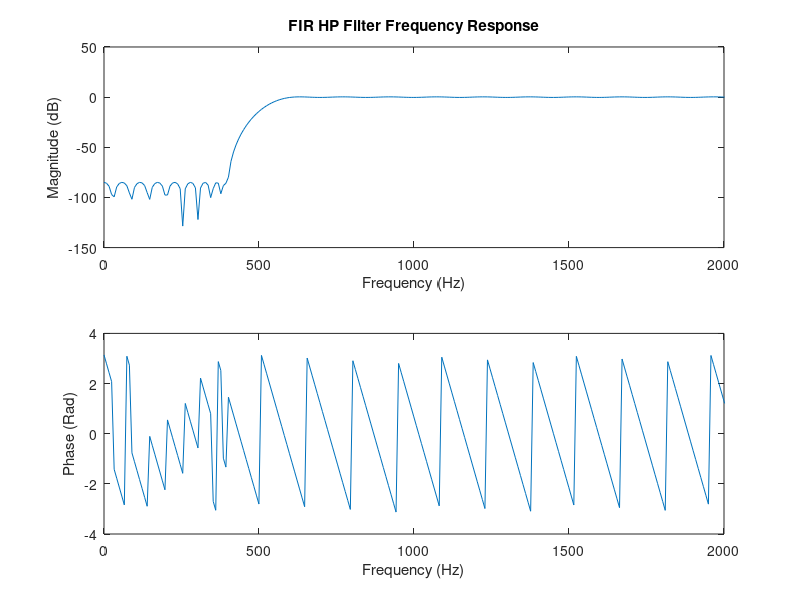

Write MATLAB code to recreate this figure. (Note: this script raises an error after producing the figure.)
%filter out narrow band interference

%Clear any open plot windows
close all;

load handel;
%y(length(y)) = [];
fs = 8192; %Audio sampling frequency
num_samples = length(y);

%Generate tone at 200Hz and add it to handel to create yc
a0 = 1; %Magnitude
fi = 200; %Frequency (Hz)
w0 = 2*pi/fs*fi; %Frequency in rad/s
yc = y + a0*sin(w0*(1:length(y))'); %New and corrupted siganal

if(0)
%Plot the corrupted signal
figure();
freq_arr = fft_freq_axis(abs(fft(yc))).*fs/(2*pi);
plot(freq_arr, 20.*log10(fft_shift(abs(fft(yc)))));
title("FFT of 'handel' after adding a 200Hz interference signal");
xlabel("Frequency in (Hz)");
xlim([freq_arr(1), freq_arr(length(freq_arr))]);
ylabel("Magnitude of FFT (dB)");
%ylim([-60, 100]);
print(gcf, '-dpng', 'corrupted_handel_200hz.png') %Save as png
end

%Play the corrupted signal
%soundsc(yc, fs);

%FREQZ FOR FIR
%load the filter coeff
load('hp_firfilter_200hz');

%determine the filters frequency response
mag_response = abs(freqz(hp_firfilter_200hz, 1, 1000));
phase_response = angle(freqz(hp_firfilter_200hz, 1, 1000));
frequency_labeling = fs/(2*pi)*(0:2*pi/length(mag_response):2*pi - 2*pi/length(mag_response));

%plot the filters frequency response
figure();
subplot(2,1,1);
plot(frequency_labeling, 20*log10(mag_response));
title("FIR HP Filter Frequency Response");
xlabel("Frequency (Hz)");
xlim([0, 2000]);
ylabel("Magnitude (dB)");

subplot(2,1,2);
plot(frequency_labeling, phase_response)
xlabel("Frequency (Hz)");
xlim([0, 2000]);
ylabel("Phase (Rad)");

%save to file
print(gcf, '-dpng', 'hpfir_200hz_freqz.png') %Save as png


%FREQZ FOR IIR
%load the filter coeff
load('iirfilter_hp_200hz');

%determine the filters frequency response
mag_response = abs(freqz(iirfilter_hp_200hz_SOS, 1000));
phase_response = angle(freqz(iirfilter_hp_200hz_SOS, 1000));
frequency_labeling = fs/(2*pi)*(0:2*pi/length(mag_response):2*pi - 2*pi/length(mag_response));

%plot the filters frequency response
figure();
subplot(2,1,1);
plot(frequency_labeling, 20*log10(mag_response));
title("IIR HP Filter Frequency Response");
xlabel("Frequency (Hz)");
xlim([0, 2000]);
ylabel("Magnitude (dB)");

subplot(2,1,2);
plot(frequency_labeling, phase_response)
xlabel("Frequency (Hz)");
xlim([0, 2000]);
ylabel("Phase (Rad)");

%save to file
print(gcf, '-dpng', 'hpiir_200hz_freqz.png') %Save as png


if(0)
%Filter the corrupted signal using the FIR HP Filter
ycf = conv(yc, hp_firfilter_200hz);
    
%Plot the result after filtering (my fftshift)
figure();
subplot(2,1,1);
freq_arr = fft_freq_axis(abs(fft(ycf))).*fs/(2*pi);
plot(freq_arr, 20.*log10(fft_shift(abs(fft(ycf)))));
title("FFT after filtering using a 200Hz FIR HP-Filter");
xlabel("Frequency (Hz)");
xlim([freq_arr(1), freq_arr(length(freq_arr))]);
ylabel("Magnitude of FFT (dB)");


subplot(2,1,2);
freq_arr = fft_freq_axis(abs(fft(ycf))).*fs/(2*pi);
plot(freq_arr, fft_shift(angle(fft(ycf))));
xlabel("Frequency (Hz)");
xlim([freq_arr(1), freq_arr(length(freq_arr))]);
ylabel("Anlge of FFT (Rad)");


%print(gcf, '-dpng', 'hpfir_200hz_filtering_result.png') %Save as png

end


if(0)
%Filter the corrupted signal using the IIR HP Filter
ycf = conv(yc, iirfilter_hp_200hz_SOS); %WHAT TO DO HERE?
    
%Plot the result after filtering (my fftshift)
figure();
subplot(2,1,1);
freq_arr = fft_freq_axis(abs(fft(ycf))).*fs/(2*pi);
plot(freq_arr, 20.*log10(fft_shift(abs(fft(ycf)))));
title("FFT after filtering using a 200Hz IIR HP-Filter");
xlabel("Frequency (Hz)");
xlim([freq_arr(1), freq_arr(length(freq_arr))]);
ylabel("Magnitude of FFT (dB)");


subplot(2,1,2);
freq_arr = fft_freq_axis(abs(fft(ycf))).*fs/(2*pi);
plot(freq_arr, fft_shift(angle(fft(ycf))));
xlabel("Frequency (Hz)");
xlim([freq_arr(1), freq_arr(length(freq_arr))]);
ylabel("Anlge of FFT (Rad)");


%print(gcf, '-dpng', 'hpfir_200hz_filtering_result.png') %Save as png

end

%Play the recovered signal
%soundsc(ycf, fs);

